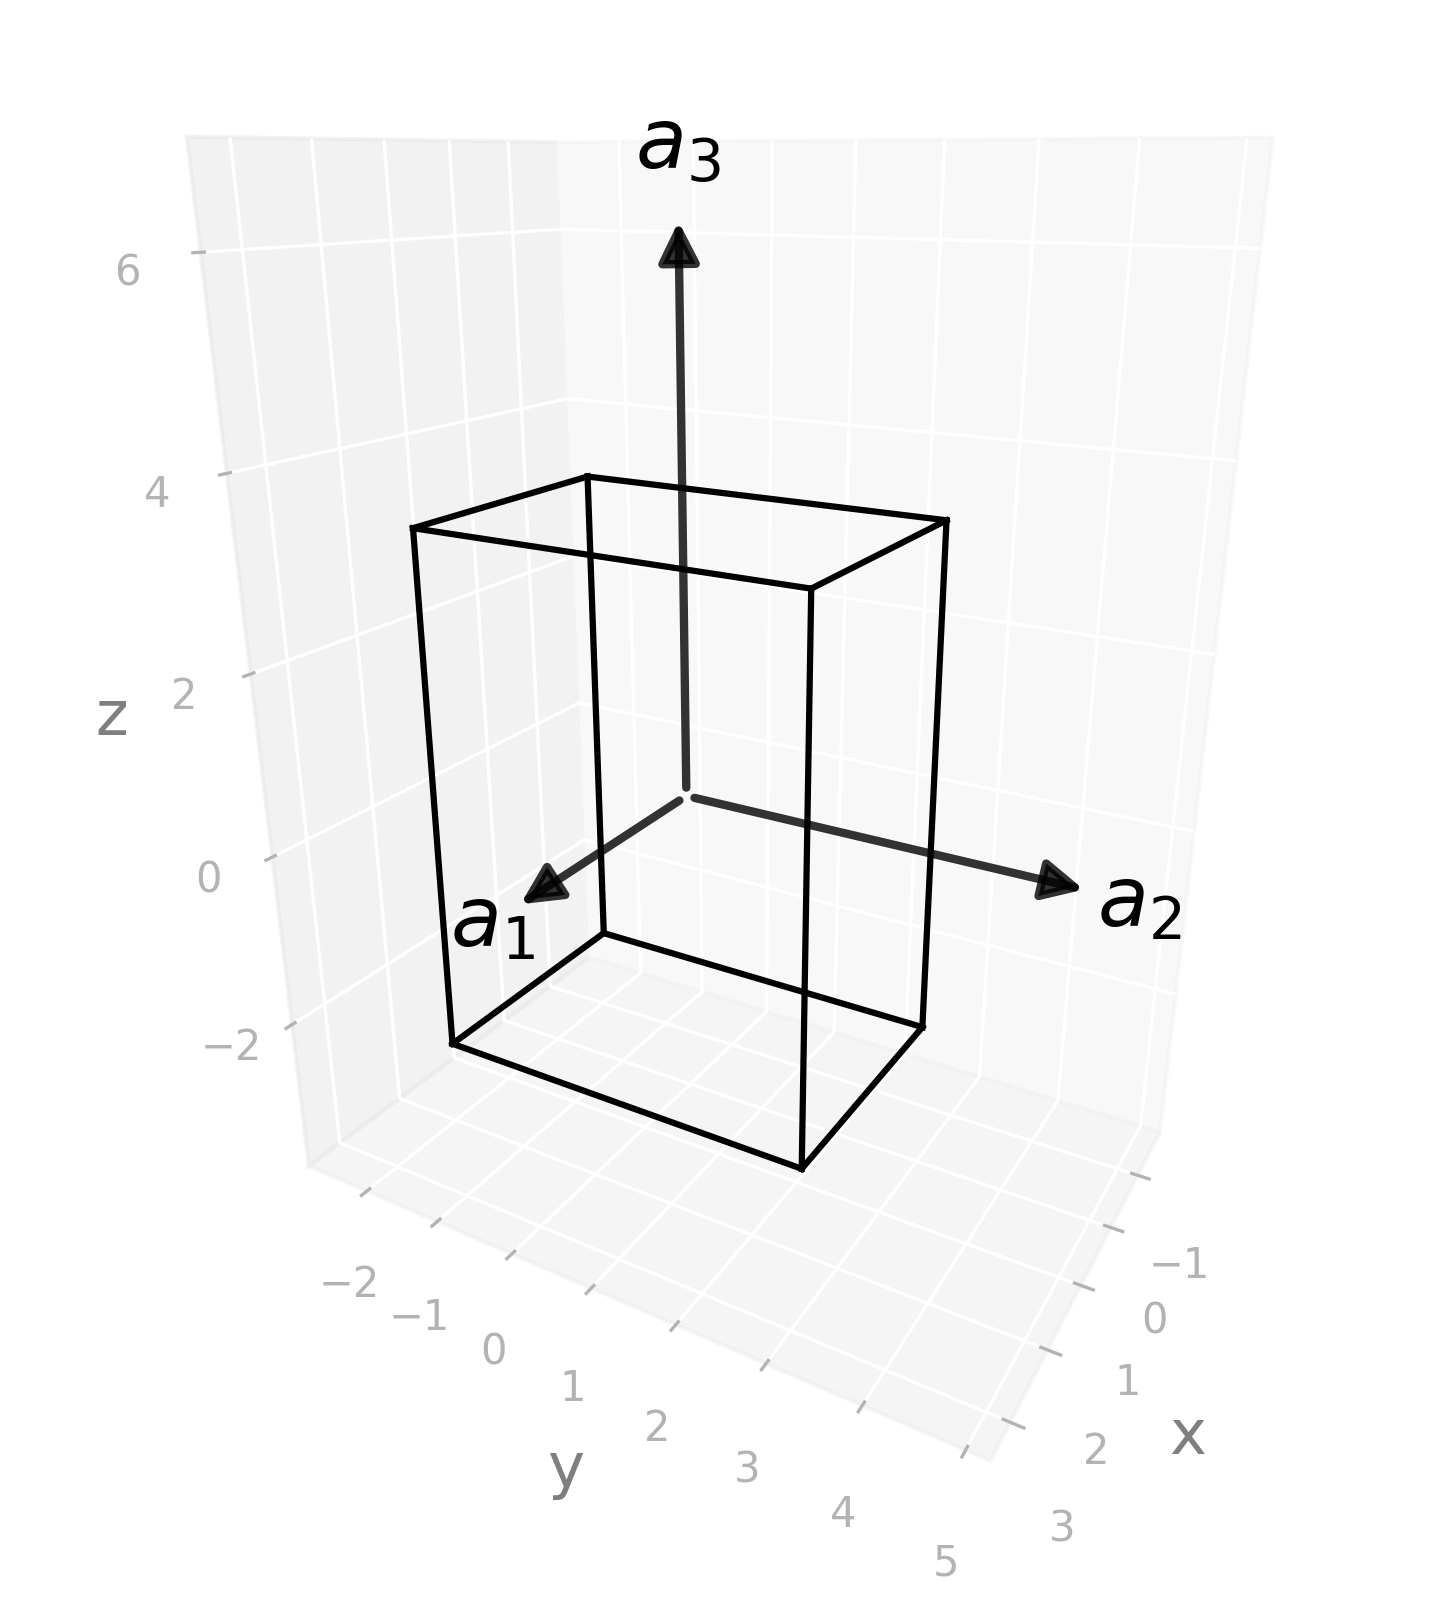

This figure's Python source:
import radtools as rad

l = rad.lattice_example("ORC")
l.plot("wigner-seitz")
# Save an image:
l.savefig("orc_wigner-seitz.png", elev=20, azim=30, dpi=300, bbox_inches="tight")
# Interactive plot:
l.show(elev=20, azim=30)
